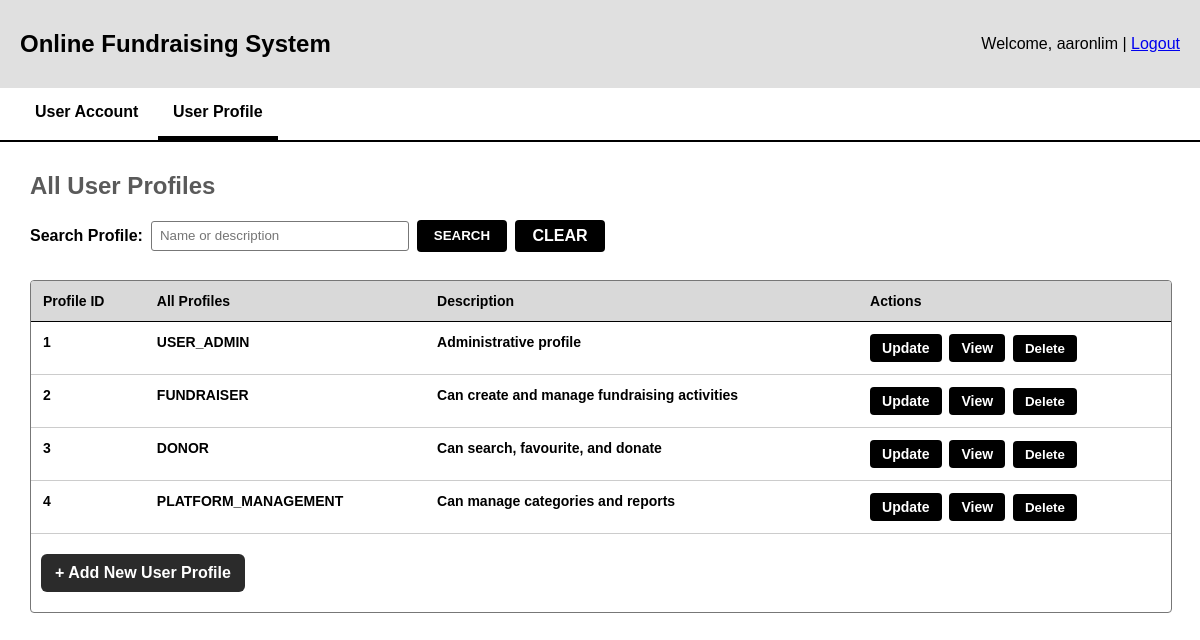
Page /profiles (signed in) on the earlier database version.
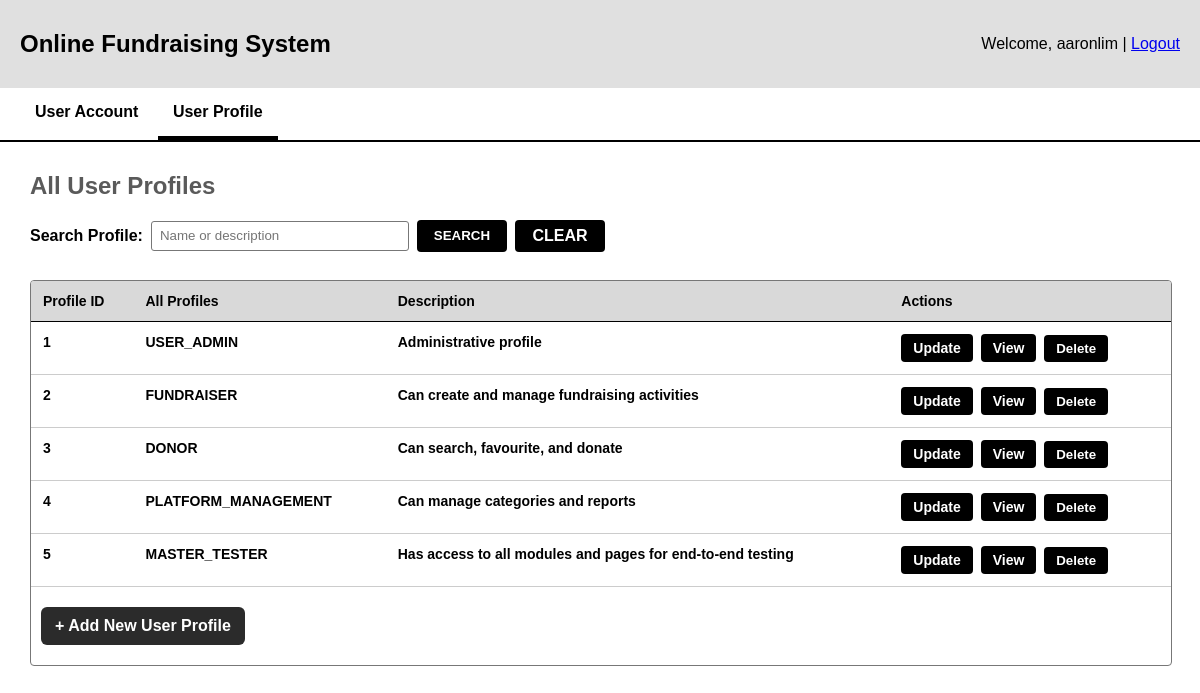
Same page on the later database version.
### tables this page shows
CREATE TABLE user_profile (
    profile_id INTEGER PRIMARY KEY ,
    profile_name TEXT NOT NULL UNIQUE,
    profile_desc TEXT NOT NULL
);

### boundary/user_profile_routes.py (the view)
@user_profile_bp.route("/profiles")
@roles_required(USER_ADMIN)
def list_profiles():
    search_term = request.args.get("search", "")
    if "search" in request.args:
        if search_term.strip():
            controller = search_user_profile_controller()
            profiles = controller.searchProfiles(search_term)
        else:
            flash("Profile name or description needs to be provided.", "error")
            controller = view_user_profile_controller()
            profiles = controller.viewUserProfile()
    else:
        controller = view_user_profile_controller()
        profiles = controller.viewUserProfile()
    return render_template(
        "profiles/list_profiles.html",
        profiles = profiles,
        search_term = search_term
    )

### boundary/access_control.py (called while the page is built)
def roles_required(*allowed_profile_ids):
    def decorator(view_function):
        @wraps(view_function)
        def wrapped_view(*args, **kwargs):
            if not session.get("account_id"):
                flash("Please log in to continue.", "error")
                return redirect(url_for("auth.login"))
            profile_id = session.get("profile_id")
            if profile_id == MASTER_TESTER:
                return view_function(*args, **kwargs)
            if profile_id not in allowed_profile_ids:
                flash("You do not have permission to access this page.", "error")
                return redirect(url_for("home"))
            return view_function(*args, **kwargs)
        return wrapped_view
    return decorator

### control/view_user_profile_controller.py (called while the page is built)
    def viewUserProfile(self) -> List["UserProfile"]:
        return UserProfile.getAllProfiles()

### db.py (called while the page is built)
def get_connection():
    connection = sqlite3.connect(DB_PATH) #open database
    connection.row_factory = sqlite3.Row #Enable access to columns using name
    connection.execute("PRAGMA foreign_keys = ON") #enforce foreign keys
    return connection

### entity/user_profile.py (called while the page is built)
    @classmethod
    def fromRow(cls, row) -> "UserProfile":
        return cls(
            profileId = row["profile_id"],
            profileName = row["profile_name"],
            profileDescription= row["profile_desc"]
        )

    @classmethod
    def getAllProfiles(cls) -> List["UserProfile"]:
        connection = get_connection()
        cursor = connection.execute(
            """
            SELECT profile_id, profile_name, profile_desc
            FROM user_profile
            ORDER BY profile_id
            """
        )
        rows = cursor.fetchall()
        connection.close()
        return [cls.fromRow(row) for row in rows]

### templates/profiles/list_profiles.html (shortened to what this page needs)
<!DOCTYPE html>
<html>
<head>
</head>
<body>
    <div class="header">
        <h2>Online Fundraising System</h2>
        <div>Welcome, {{ session.get('user_name', 'Guest') }} | <a href="{{ url_for('auth.logout') }}">Logout</a></div>
    </div>
    <nav>
        <a href="{{ url_for('user_account.list_accounts') }}">User Account</a>
        <a href="{{ url_for('user_profile.list_profiles') }}" class="active">User Profile</a>
    </nav>
    <div class="main">
        <h2>All User Profiles</h2>
        <div class="search-row">
            <form method="get" action="{{ url_for('user_profile.list_profiles') }}">
                <label for="search">Search Profile:</label>
                <input
                    type="text"
                    id="search"
                    name="search"
                    placeholder="Name or description"
                    value="{{ search_term }}"
                >
                <button class="search-btn" type="submit">SEARCH</button>
                <a class="search-btn" href="{{ url_for('user_profile.list_profiles') }}">CLEAR</a>
            </form>
        </div>
        <div class="table-box">
            <table>
                <thead>
                    <tr>
                        <th>Profile ID</th>
                        <th>All Profiles</th>
                        <th>Description</th>
                        <th>Actions</th>
                    </tr>
                </thead>
                <tbody>
                    {% if profiles %}
                        {% for profile in profiles %}
                            <tr>
                                <td>{{ profile.profileId }}</td>
                                <td>{{ profile.profileName }}</td>
                                <td>{{ profile.profileDescription }}</td>
                                <td>
                                    <a class="action-btn" href="{{ url_for('user_profile.update_profile') }}">Update</a>
                                    <a class="action-btn" href="{{ url_for('user_profile.view_profile') }}">View</a>
                                    <button
                                        class="action-btn"
                                        type="button"
                                        onclick='openDeleteProfileModal({{ profile.profileId|tojson }}, {{ profile.profileName|tojson }})'
                                    >
                                        Delete
                                    </button>
                                </td>
                            </tr>
                        {% endfor %}
                    {% elif profiles == 0 %}
                        <tr>
                            <td class="empty-row" colspan="4">Search user profiles by name or description.</td>
                        </tr>
                    {% else %}
                        <tr>
                            <td class="empty-row" colspan="4">No user profiles found.</td>
                        </tr>
                    {% endif %}
                </tbody>
            </table>
            <a class="add-btn" href="{{ url_for('user_profile.create_profile') }}">+ Add New User Profile</a>
        </div>
    </div>
</body>
</html>

### templates/profiles/list_profiles.html (style rules this page uses)
body { font-family: Arial, sans-serif; margin: 0; background: white; }
.header { background: #e0e0e0; padding: 10px 20px; display: flex; justify-content: space-between; align-items: center; }
nav { background: #fff; border-bottom: 2px solid #000; padding: 0 20px; }
nav a { text-decoration: none; color: black; padding: 15px; display: inline-block; font-weight: bold; }
nav a.active { border-bottom: 4px solid black; }
.main { padding: 30px; }
.main h2 { font-size: 24px; color: #5a5a5a; margin: 0 0 20px; }
.search-row { display: flex; align-items: center; gap: 8px; margin-bottom: 28px; }
.search-row form { display: flex; align-items: center; gap: 8px; flex-wrap: wrap; font-weight: bold; }
.search-row input { width: 240px; height: 28px; border: 1px solid #777; border-radius: 3px; padding: 0 8px; }
.search-btn { background: #000; color: white; border: none; border-radius: 4px; height: 32px; width: 90px; font-weight: bold; cursor: pointer; text-decoration: none; display: inline-flex; align-items: center; justify-content: center; }
.table-box { width: 100%; border: 1px solid #777; border-radius: 4px; overflow: hidden; padding-bottom: 20px; }
table { width: 100%; border-collapse: collapse; font-size: 14px; }
thead { background: #d9d9d9; }
th { text-align: left; padding: 12px; border-bottom: 1px solid #000; }
td { padding: 12px; border-bottom: 1px solid #ccc; font-weight: bold; vertical-align: top; }
.action-btn { background: #000; color: white; border: none; border-radius: 4px; padding: 6px 12px; font-weight: bold; cursor: pointer; margin-right: 4px; text-decoration: none; display: inline-block; }
.add-btn { margin: 20px 0 0 10px; background: #2b2b2b; color: white; border: none; border-radius: 6px; padding: 10px 14px; font-weight: bold; cursor: pointer; text-decoration: none; display: inline-block; }

Differences in the rows shown:
added user_profile: profileId "5", profileName "MASTER_TESTER", profileDescription "Has access to all modules and pages for end-to-end testing"
